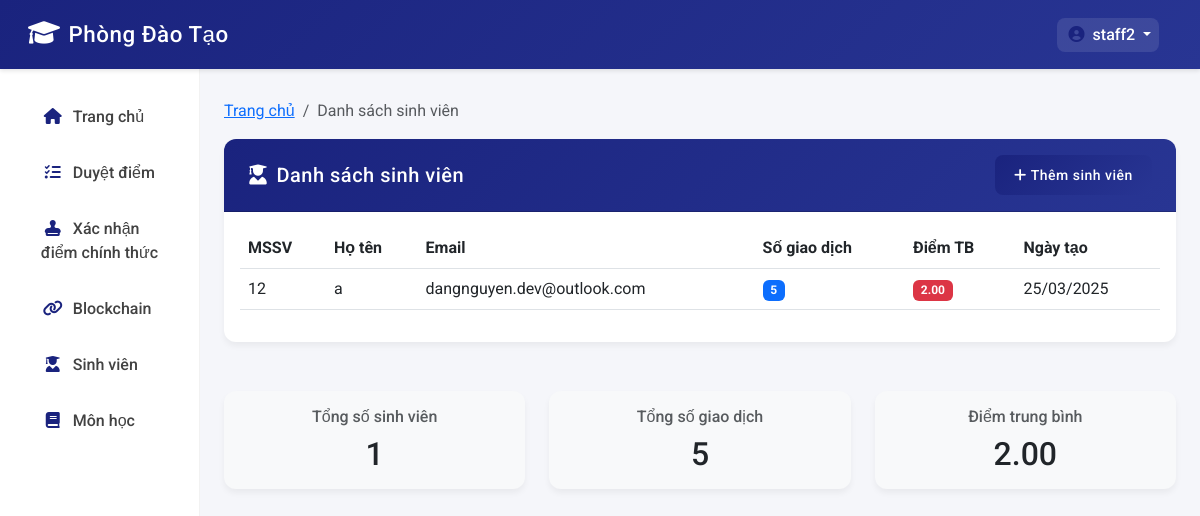
Page /students/ (signed in) on the earlier database version.
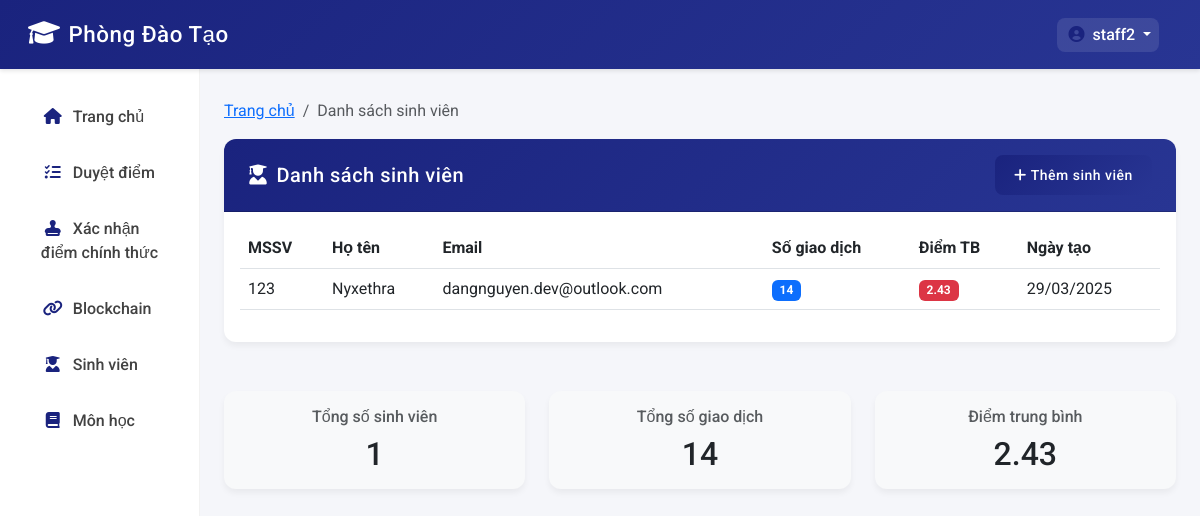
Same page on the later database version.
### blockchain_app/models.py (models this page shows, shortened)
class Student(models.Model):
    student_id = models.CharField(max_length=20, unique=True)
    name = models.CharField(max_length=100)
    email = models.EmailField()
    created_at = models.DateTimeField(auto_now_add=True)

### blockchain_app/views.py (the view)
# urls.py: path('students/', views.student_list, name='student_list'),
@login_required
@user_passes_test(is_pdt_staff, login_url='login')
def student_list(request):
    students = Student.objects.annotate(
        transaction_count=Count('transaction'),
        average_score=Avg('transaction__score')
    )
    context = {
        'students': students,
    }
    return render(request, 'blockchain_app/student_list.html', context)

### blockchain_app/templatetags/custom_filters.py (called while the page is built)
@register.filter
def sum_attr(queryset, attr_name):
    try:
        return sum(getattr(obj, attr_name, 0) or 0 for obj in queryset)
    except (TypeError, AttributeError):
        return 0

@register.filter
def average_attr(queryset, attr_name):
    try:
        total = sum(getattr(obj, attr_name, 0) or 0 for obj in queryset)
        count = sum(1 for obj in queryset if getattr(obj, attr_name, None) is not None)
        return total / count if count > 0 else None
    except (TypeError, AttributeError):
        return None

### blockchain_app/views.py (called while the page is built)
def is_pdt_staff(user):
    return user.is_authenticated and user.user_type in ['admin', 'staff']

### templates/blockchain_app/student_list.html (shortened to what the changed rows need)
{% extends 'blockchain_app/base.html' %}
{% load custom_filters %}
{% block content %}
<div class="row">
    <div class="col-md-12">
        <div class="card">
            <div class="card-body">
                {% if students %}
                    <div class="table-responsive">
                        <table class="table table-hover">
                            <thead>
                                <tr>
                                    <th>MSSV</th>
                                    <th>Họ tên</th>
                                    <th>Email</th>
                                    <th>Số giao dịch</th>
                                    <th>Điểm TB</th>
                                    <th>Ngày tạo</th>
                                </tr>
                            </thead>
                            <tbody>
                                {% for student in students %}
                                    <tr>
                                        <td>{{ student.student_id }}</td>
                                        <td>{{ student.name }}</td>
                                        <td>{{ student.email }}</td>
                                        <td>
                                            <span class="badge bg-primary">
                                                {{ student.transaction_count }}
                                            </span>
                                        </td>
                                        <td>
                                            {% if student.average_score %}
                                                <span class="badge {% if student.average_score >= 8 %}bg-success{% elif student.average_score >= 6.5 %}bg-warning{% else %}bg-danger{% endif %}">
                                                    {{ student.average_score|floatformat:2 }}
                                                </span>
                                            {% else %}
                                                <span class="badge bg-secondary">N/A</span>
                                            {% endif %}
                                        </td>
                                        <td>{{ student.created_at|date:"d/m/Y" }}</td>
                                    </tr>
                                {% endfor %}
                            </tbody>
                        </table>
                    </div>
                {% endif %}
            </div>
        </div>
    </div>
    {% if students %}
        <div class="col-md-12 mt-4">
            <div class="row">
                <div class="col-md-4">
                    <div class="card bg-light">
                        <div class="card-body text-center">
                            <h6 class="text-muted">Tổng số sinh viên</h6>
                            <h2 class="mb-0">{{ students|length }}</h2>
                        </div>
                    </div>
                </div>
                <div class="col-md-4">
                    <div class="card bg-light">
                        <div class="card-body text-center">
                            <h6 class="text-muted">Tổng số giao dịch</h6>
                            <h2 class="mb-0">{{ students|sum_attr:'transaction_count' }}</h2>
                        </div>
                    </div>
                </div>
                <div class="col-md-4">
                    <div class="card bg-light">
                        <div class="card-body text-center">
                            <h6 class="text-muted">Điểm trung bình</h6>
                            <h2 class="mb-0">
                                {% with avg_score=students|average_attr:'average_score' %}
                                    {% if avg_score %}
                                        {{ avg_score|floatformat:2 }}
                                    {% else %}
                                        N/A
                                    {% endif %}
                                {% endwith %}
                            </h2>
                        </div>
                    </div>
                </div>
            </div>
        </div>
    {% endif %}
</div>
{% endblock %}

Differences in the rows shown:
changed Student "dangnguyen.dev@outlook.com": student_id "12" → "123"; name "a" → "Nyxethra"; transaction_count "5" → "14"; average_score "2.00" → "2.43"; created_at "25/03/2025" → "29/03/2025"; students "5" → "14"
Other differences:
{{ avg_score|floatformat:2 }}: "2.00" → "2.43"
